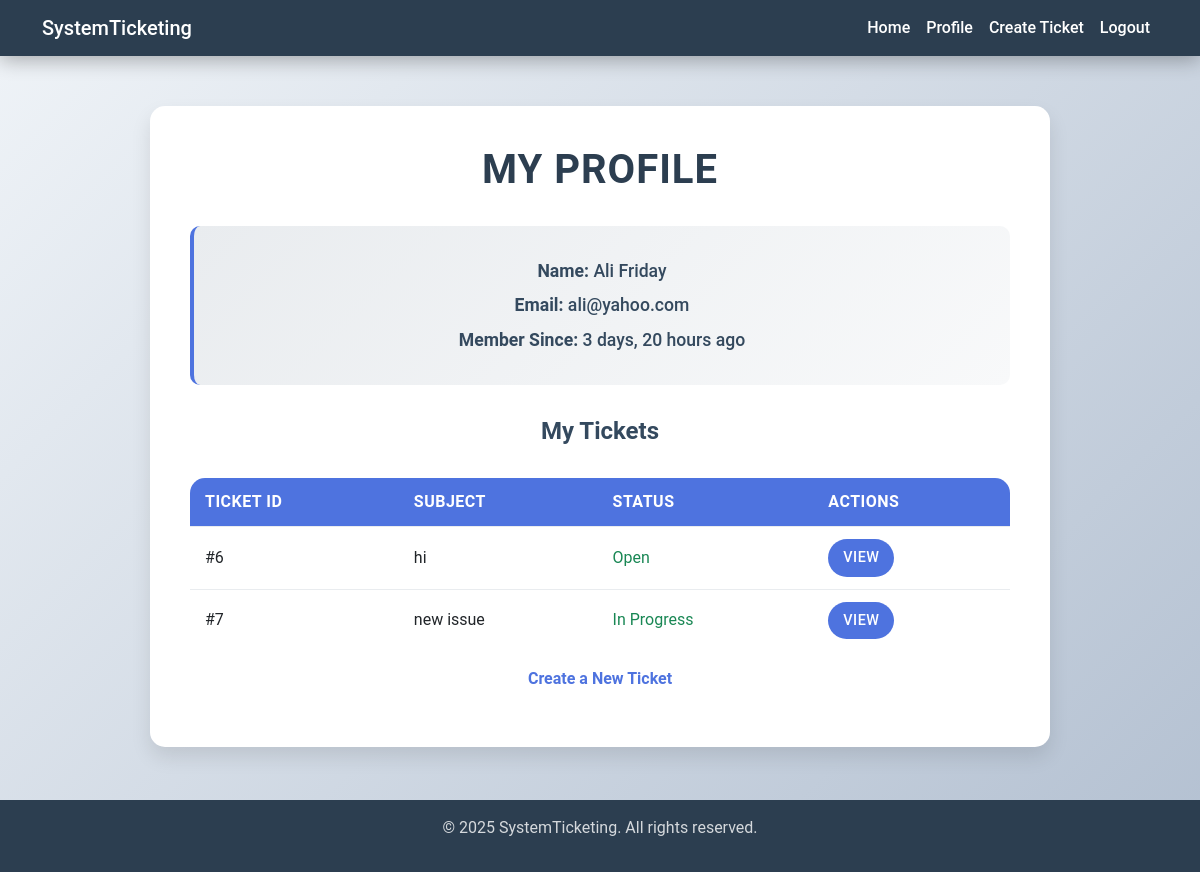
The page /profile/ali/ (signed in) on the database as committed earlier.
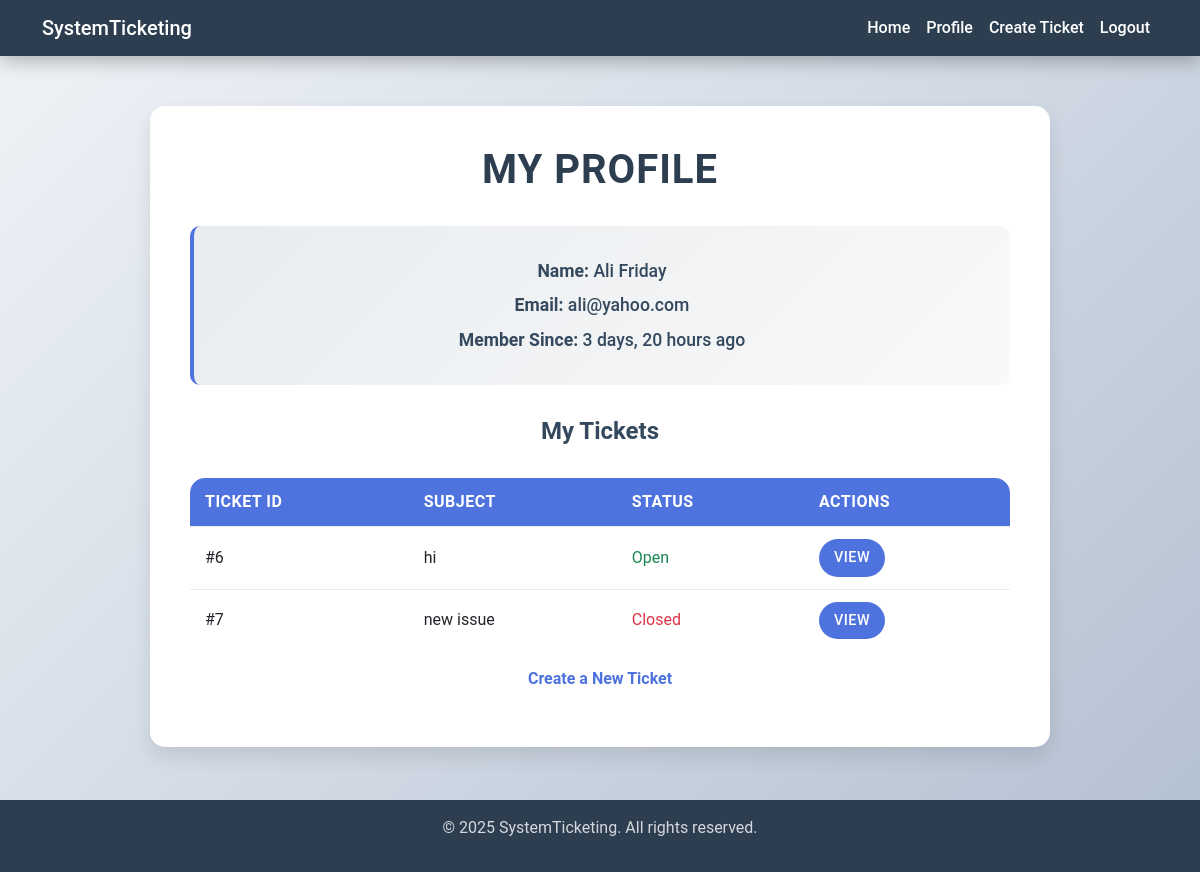
The same page on the database as committed later.
### ticket/models.py (models this page shows, shortened)
class TimeStampedModel(models.Model):
    created_at = models.DateTimeField(auto_now_add=True)
    updated_at = models.DateTimeField(auto_now=True)
    class Meta:
        abstract = True

class Ticket(TimeStampedModel):
    subject = models.CharField(max_length=200)
    description = models.TextField()
    user = models.ForeignKey(User, on_delete=models.CASCADE, related_name='user_ticket')
    file = models.FileField(upload_to='tickets/%Y/%m/%d', null=True, blank=True)
    status = models.CharField(max_length=50, choices=STARTS_CHOICES, default='Open')
    def get_absolute_url(self):
        return reverse('ticket:ticket-detail', kwargs={'ticket_id': self.pk})

### home/views.py (the view)
# urls.py: path('profile/<username>/', views.ProfileView.as_view(), name='profile'),
class ProfileView(LoginRequiredMixin, TemplateView):
    template_name = 'users/profile.html'
    model = User
    def setup(self, request, *args, **kwargs):
        super().setup(request, *args, **kwargs)
        self.user_instance = get_object_or_404(User, username=kwargs.get('username'))
    def dispatch(self, request, *args, **kwargs):
        if self.request.user != self.user_instance:
            return redirect('home:home')
        return super().dispatch(request, *args, **kwargs)
    def get_context_data(self, **kwargs):
        contex = super().get_context_data(**kwargs)
        contex['user'] = self.user_instance
        contex['user_ticket'] = Ticket.objects.filter(user=self.user_instance)
        return contex

### home/templates/users/profile.html (shortened to what this page needs)
{% extends 'main.html' %}
{% block main %}
    <div class="content">
        <div class="profile-card">
            <h2>My Profile</h2>
            <div class="user-info">
                <p><strong>Name:</strong> {{ user.first_name|capfirst }} {{ user.last_name|capfirst }}</p>
                <p><strong>Email:</strong> {{ user.email }}</p>
                <p><strong>Member Since:</strong> {{ user.date_joined|timesince }} ago </p>
            </div>
            <h3 style="color: #34495e; text-align: center; margin-bottom: 1.5rem; font-size: 1.5rem; font-weight: 600;">
                My Tickets</h3>
            <table class="ticket-table">
                <thead>
                <tr>
                    <th>Ticket ID</th>
                    <th>Subject</th>
                    <th>Status</th>
                    <th>Actions</th>
                </tr>
                </thead>
                <tbody>
                {% for ticket in user_ticket %}
                    <tr>
                        <td>#{{ ticket.id }}</td>
                        <td>{{ ticket.subject }}</td>
                        {% if ticket.status == "Closed" %}
                            <td class=" text-danger">{{ ticket.status }}</td>
                        {% else %}
                            <td class="text-success">{{ ticket.status }}</td>
                        {% endif %}
                        <td>
                            <a href="{{ ticket.get_absolute_url }}" class="btn btn-primary btn-sm">View</a>
                        </td>
                    </tr>
                {% endfor %}
                </tbody>
            </table>
            <p class="text-center mt-3">
                <a href="{% url 'ticket:ticket-create' %}">Create a New Ticket</a>
            </p>
        </div>
    </div>
{% endblock %}

Rows that differ between the two databases and show on the page:
changed Ticket "new issue": status "In Progress" → "Closed"
